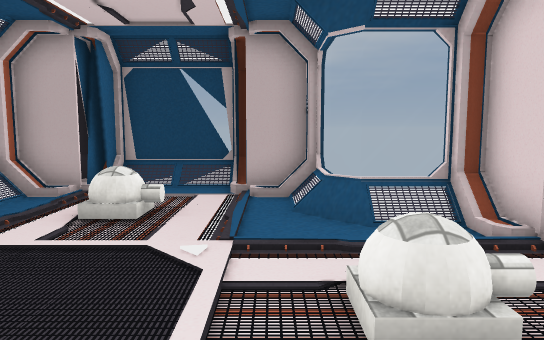
[1] (above)

16 first-person views from a walk through a scene from a Unity 3-D project. The camera is 1.5 m above the floor, tilts 6° down and sees 70° across. The floor is counted in squares, 1 m on a side. Each view is taken from the middle of a square. On the plan, view 1 faces up. The plan holds only what a view shows up to about 17 squares ahead; the rest is blank. Some surface patterns are stand-ins.

[2]
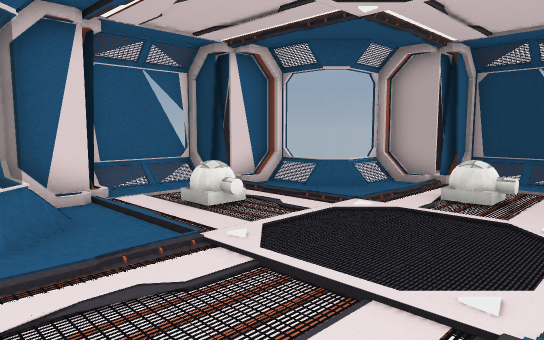

[3]
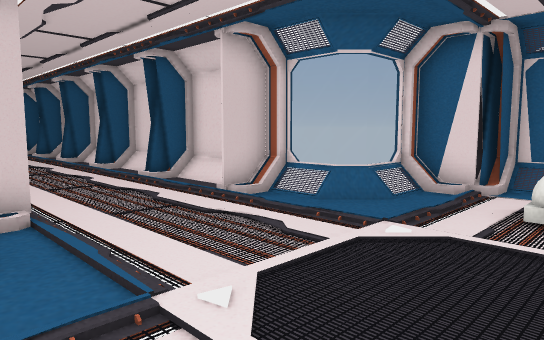

[4]
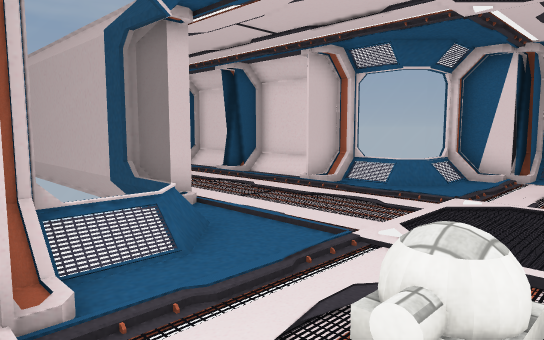

[5]
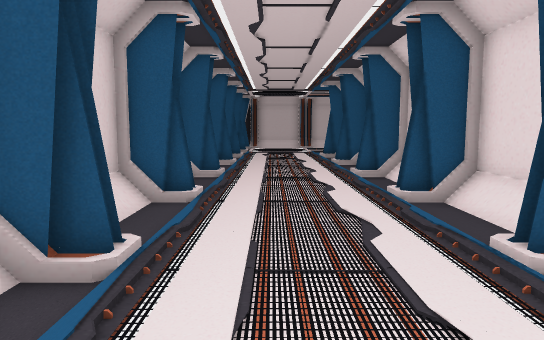

[6]
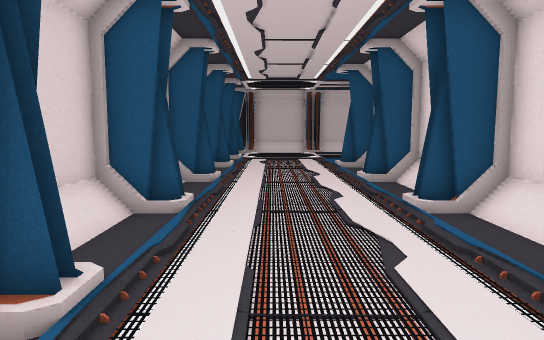

[7]
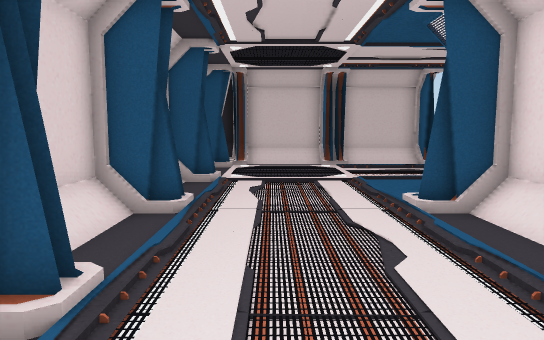

[8]
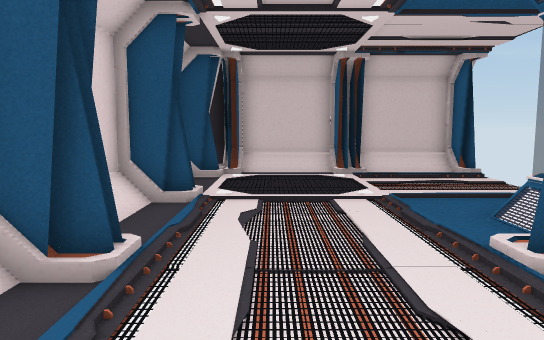

[9]
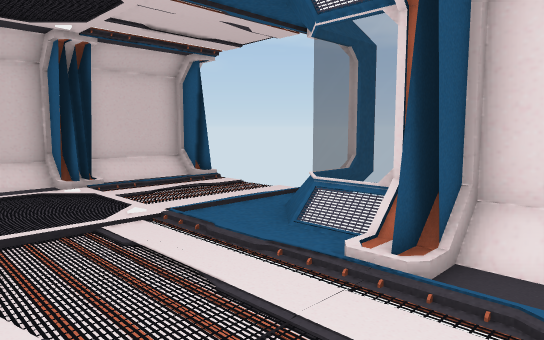

[10]
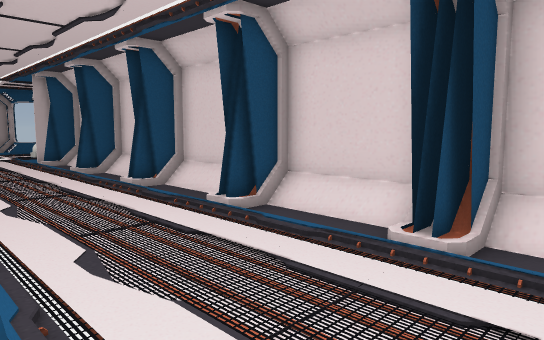

[11]
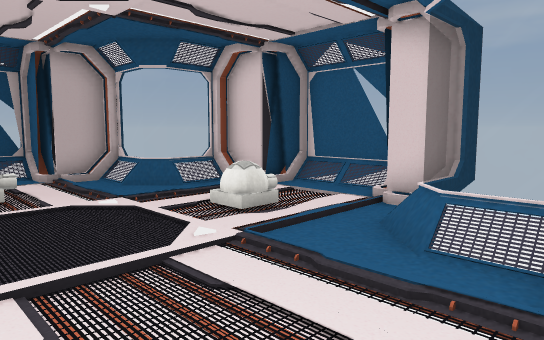

[12]
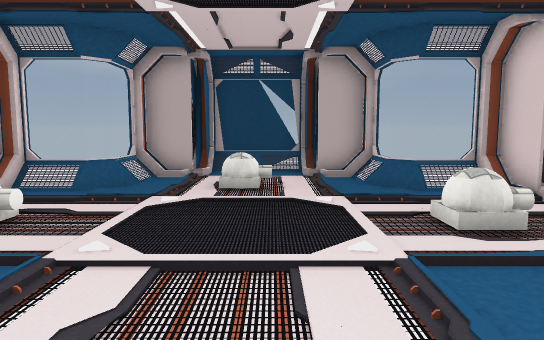

[13]
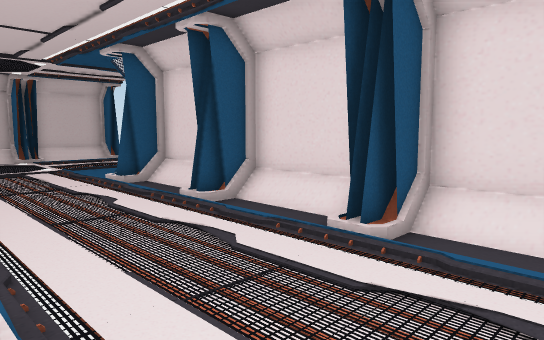

[14]
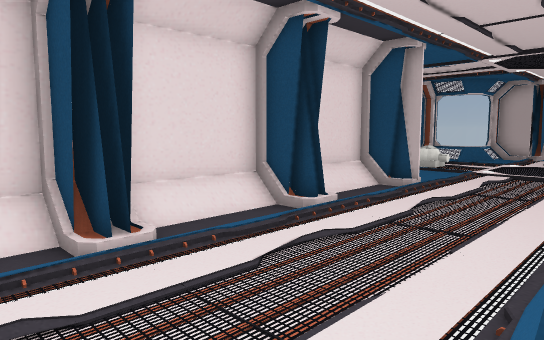

[15]
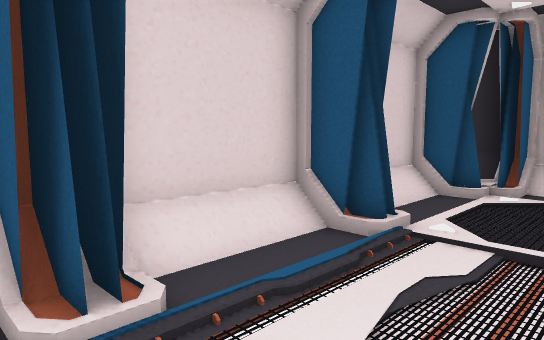

[16]
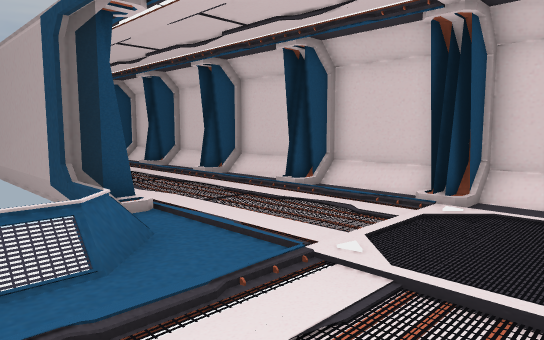

### Floor plan
Key: @ floor where view 1 was taken; # wall or solid block; . floor; / step, stairs or slope; = window, fence, low wall or low ledge; T turret; O other object.
Columns run from 10 left of view 1 to 5 right of it. Each row starts with its distance up from view 1.
 11       #==#
 10      ##//##
  9     ##/../##
  8     #.. ...=
  7   ###.. T..==#
  6  ##=.. ...../##
  5 ### . ......./##
  4 =..............#
  3 =..OT......OT..=
  2 #..............=
  1 ##/........../##
  0  ###......@//##
 -1   #== .....==##
 -2     = .....=
 -3     ##....##
 -4     #......#
 -5     #......#
 -6     #......#
 -7     ##....##
 -8     #......#
 -9     #......#
-10     #......#
-11     ##....##
-12     #......#
-13     #......#
-14     #......#
-15     ##....##
-16     #......#
-17     #......#
-18     #......#
-19     ##....##
-20     #......#
-21     #......#
-22     #......#
-23     ##....##
-24     =......#
-25   #==......#
-26  ##/.......#
-27   /.......##
-28   .........#
-29   .........#
-30   .........#
-31   /..//../##
-32   #//##//##
-33   ########

Positions as (right, up) in squares from view 1, and headings:
1: (0, 0), facing up
2: (0, -2), facing up-left
3: (1, 4), facing down-left
4: (4, 4), facing down-left
5: (-2, -3), facing down
6: (-2, -8), facing down
7: (-2, -16), facing down
8: (-2, -19), facing down
9: (-1, -21), facing down-left
10: (-5, -21), facing up-right
11: (-4, -3), facing up-right
12: (-2, -3), facing up
13: (0, -12), facing down-left
14: (0, -13), facing up-left
15: (-3, -22), facing down-right
16: (-8, -30), facing up-right
